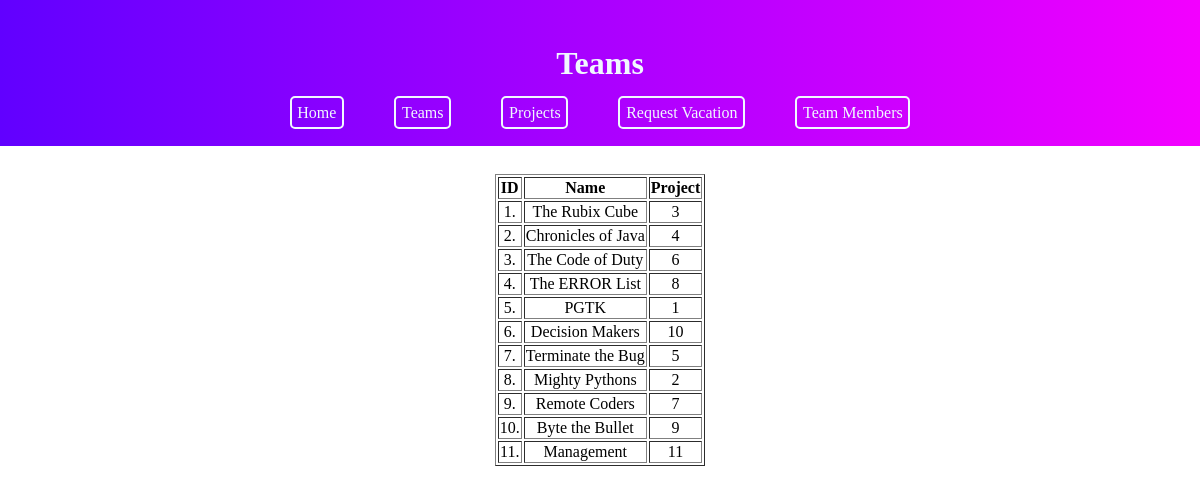
Page /Site/teams/teams.php on the committed database.
### tables this page shows
CREATE TABLE Teams (id INTEGER PRIMARY KEY, name STRING (15), project STRING (20));

### Site/teams/teams.php (the view, shortened to what this page needs)
<!DOCTYPE html>
<html lang="en">
<head>
    <link rel="stylesheet" href="../style.css">
</head>
<body>
    <header>
        <h1>Teams</h1>
        <?php
        if ($_SESSION['role'] == 'CEO') {
        ?>
            <nav>
                <a href="../index.php">Home</a>
                <a href="../teams/teams.php">Teams</a>
                <a href="../projects/projects.php">Projects</a>
                <a href="../vacations/vacations.php">Vacations</a>
                <a href="../users/users.php">Users</a>
            </nav>
        <?php
        } else {
        ?>
            <nav>
                <a href="../index.php">Home</a>
                <a href="teams.php">Teams</a>
                <a href="../projects/projects.php">Projects</a>
                <?php
                if($_SESSION['role'] != "CEO" && $_SESSION['role'] != "Team Lead"){?>
                <a href="../vacations/vacations_add.php">Request Vacation</a>
                <?php } else { ?>
                <a href="../vacations/vacations.php">Vacations</a>
                <?php }?>
                <a href="../users/users.php">Team Members</a>
            </nav>
        <?php
        }
        ?>
    </header>
    <div class="div_align scrollable">
        <?php
        if ($_SESSION['role'] == "CEO" || $_SESSION['role'] == "Team Lead") {
            if (!isset($_POST['addbttn'])) {
                $pdo = new PDO('sqlite:../../Database.db');
                $statement = $pdo->query("SELECT * FROM Teams");
                $teams = $statement->fetchAll(PDO::FETCH_ASSOC);
                echo "<br><table border = 1>";
                echo "
            <tr>
                <td><b>ID<b></td>
                <td><b>Name<b></td>
                <td><b>Project<b></td>
                <td><b>Edit<b></td>
                <td><b>Delete<b></td>
            </tr>";
                foreach ($teams as $row => $data) {
                    echo "<tr>";
                    echo "<td>" . $data['id'] . "." . "</td>";
                    echo "<td>" . $data['name'] . "</td>";
                    echo "<td>" . $data['project'] . "</td>";
                    echo "<td align='center'>" ?> <a class='a_links' href="teams_update.php?id=<?php echo $data['id']; ?>">Edit</a></td> <?php
                    echo "<td align='center'>" ?> <a class='a_links' href="teams_delete.php?id=<?php echo $data['id']; ?>">Delete</a></td><?php
                    echo "</tr>";
                }
                echo "</table>";
            } else {
                header("Location: teams_add.php");
            }
        } else {
            if (!isset($_POST['addbttn'])) {
            $pdo = new PDO('sqlite:../../Database.db');
            $statement = $pdo->query("SELECT * FROM Teams");
            $teams = $statement->fetchAll(PDO::FETCH_ASSOC);
            echo "<br><table border = 1>";
            echo "
        <tr>
            <td><b>ID<b></td>
            <td><b>Name<b></td>
            <td><b>Project<b></td>
        </tr>";
            foreach ($teams as $row => $data) {
                echo "<tr>";
                echo "<td>" . $data['id'] . "." . "</td>";
                echo "<td>" . $data['name'] . "</td>";
                echo "<td>" . $data['project'] . "</td>";
                echo "</tr>";
            }
            echo "</table>";
        } else {
            header("Location: teams_add.php");
        }
    }
        ?>
    </div>
</body>
</html>

### Site/style.css (style rules this page uses)
header { text-align: center; width: auto; background: rgb(97, 0, 255); background: linear-gradient(90deg, rgba(97, 0, 255, 1) 0%, rgba(243, 0, 255, 1) 100%); color: aliceblue; padding: 2%; }
a { color: aliceblue; text-decoration: none; border-width: 2px; border-style: solid; border-color: aliceblue; margin: 2%; border-radius: 5px; padding: 0.5%; }
body { margin: 0; }
table { text-align: center; margin-left: auto; margin-right: auto; }
.div_align { text-align: center; align-items: center; margin: auto; width: 50%; padding: 10px; }
.scrollable { overflow: auto; }

### rows in the picture
teams: id "1", name "The Rubix Cube", project "3"
teams: id "2", name "Chronicles of Java", project "4"
teams: id "3", name "The Code of Duty", project "6"
teams: id "4", name "The ERROR List", project "8"
teams: id "5", name "PGTK", project "1"
teams: id "6", name "Decision Makers", project "10"
teams: id "7", name "Terminate the Bug", project "5"
teams: id "8", name "Mighty Pythons", project "2"
teams: id "9", name "Remote Coders", project "7"
teams: id "10", name "Byte the Bullet", project "9"
teams: id "11", name "Management", project "11"
